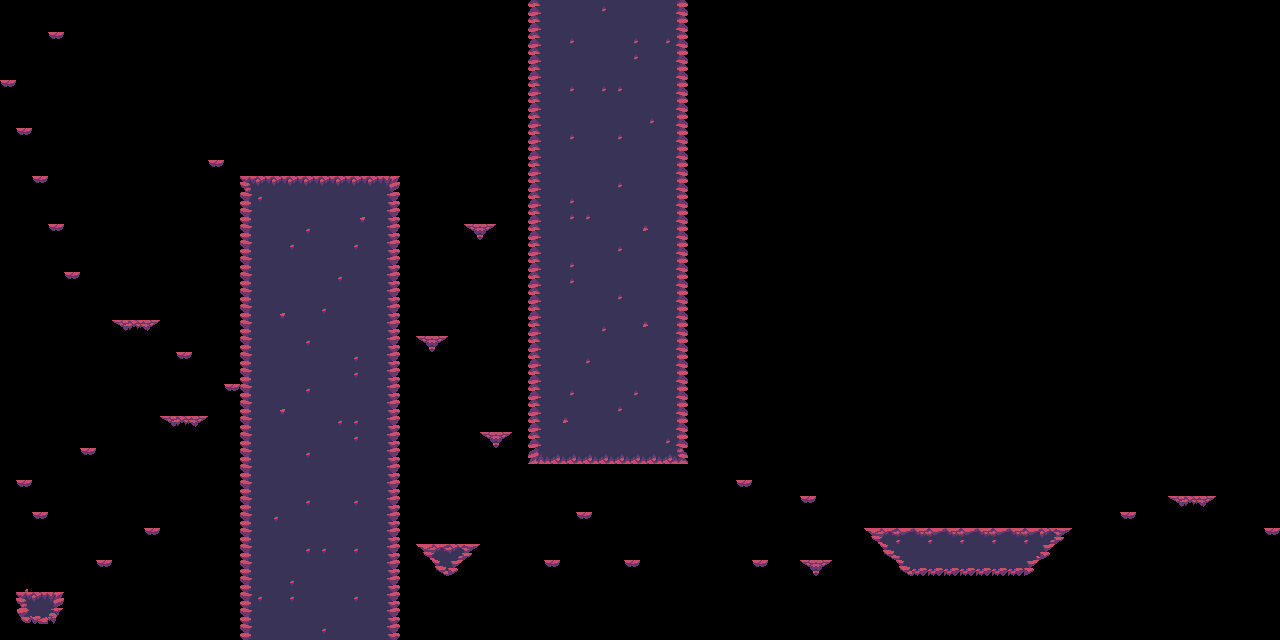

The image is a tile-based game level rendered from a .tmx file. Its description and source (layers, tilesets, objects; grid data summarised) follow:
An orthogonal 80x40 tile map with 16x16 px tiles, 1 tile layer (background) and 37 objects (dragonPlatform, startBossfight, fallingPlatform).

<map version="1.10" tiledversion="1.10.2" orientation="orthogonal" renderorder="right-down" width="80" height="40" tilewidth="16" tileheight="16" infinite="0" nextlayerid="3" nextobjectid="55">
 <tileset firstgid="1" source="tileset_lava.tsx" />
 <layer id="1" name="background" width="80" height="40">
  <data>[3200 cells, 676 non-empty, 42 distinct tile ids]</data>
 </layer>
 <objectgroup id="2" name="objects">
  <object id="2" x="16" y="592">
   <polygon points="0,0 0,32 48,32 48,0" />
  </object>
  <object id="3" x="96" y="560">
   <polygon points="0,0 0,16 16,16 16,0" />
  </object>
  <object id="4" x="144" y="528">
   <polygon points="0,0 0,16 16,16 16,0" />
  </object>
  <object id="5" x="32" y="512">
   <polygon points="0,0 0,16 16,16 16,0" />
  </object>
  <object id="6" x="16" y="480">
   <polygon points="0,0 0,16 16,16 16,0" />
  </object>
  <object id="7" x="80" y="448">
   <polygon points="0,0 0,16 16,16 16,0" />
  </object>
  <object id="8" x="240" y="176">
   <polygon points="0,0 0,464 160,464 160,0" />
  </object>
  <object id="9" x="464" y="224">
   <polygon points="0,0 0,16 32,16 32,0" />
  </object>
  <object id="10" x="416" y="336">
   <polygon points="0,0 0,16 32,16 32,0" />
  </object>
  <object id="11" x="480" y="432">
   <polygon points="0,0 0,16 32,16 32,0" />
  </object>
  <object id="13" x="624" y="560">
   <polygon points="0,0 0,16 16,16 16,0" />
  </object>
  <object id="14" x="800" y="494.667">
   <polygon points="0,0 0,16 16,16 16,0" />
  </object>
  <object id="17" x="864" y="526.667">
   <polygon points="0,0 48,48 160,48 208,0" />
  </object>
  <object id="18" x="1120" y="510.667">
   <polygon points="0,0 0,16 16,16 16,0" />
  </object>
  <object id="19" x="1168" y="494.667">
   <polygon points="0,0 0,16 48,16 48,0" />
  </object>
  <object id="25" x="160" y="416">
   <polygon points="0,0 0,16 48,16 48,0" />
  </object>
  <object id="26" x="112" y="320">
   <polygon points="0,0 0,16 48,16 48,0" />
  </object>
  <object id="28" x="176" y="352">
   <polygon points="0,0 0,16 16,16 16,0" />
  </object>
  <object id="29" x="224" y="384">
   <polygon points="0,0 0,16 16,16 16,0" />
  </object>
  <object id="31" x="64" y="272">
   <polygon points="0,0 0,16 16,16 16,0" />
  </object>
  <object id="36" x="48" y="224">
   <polygon points="0,0 0,16 16,16 16,0" />
  </object>
  <object id="37" x="32" y="176">
   <polygon points="0,0 0,16 16,16 16,0" />
  </object>
  <object id="38" x="16" y="128">
   <polygon points="0,0 0,16 16,16 16,0" />
  </object>
  <object id="39" x="0" y="80">
   <polygon points="0,0 0,16 16,16 16,0" />
  </object>
  <object id="40" x="48" y="32">
   <polygon points="0,0 0,16 16,16 16,0" />
  </object>
  <object id="41" x="208" y="160">
   <polygon points="0,0 0,16 16,16 16,0" />
  </object>
  <object id="43" x="1264" y="526.667">
   <polygon points="0,0 0,16 16,16 16,0" />
  </object>
  <object id="44" name="dragonPlatform" x="795.333" y="330" width="346.667" height="5.33333" />
  <object id="46" name="startBossfight" x="966" y="256" width="4.66667" height="270.667" />
  <object id="47" x="528" y="0">
   <polygon points="0,0 0,464 160,464 160,0" />
  </object>
  <object id="48" x="736" y="480">
   <polygon points="0,0 0,16 16,16 16,0" />
  </object>
  <object id="49" x="752" y="560">
   <polygon points="0,0 0,16 16,16 16,0" />
  </object>
  <object id="50" x="576" y="512">
   <polygon points="0,0 0,16 16,16 16,0" />
  </object>
  <object id="51" x="544" y="560">
   <polygon points="0,0 0,16 16,16 16,0" />
  </object>
  <object id="52" x="416" y="544">
   <polygon points="0,0 32,32 64,0" />
  </object>
  <object id="53" name="fallingPlatform" x="686.667" y="600" width="32" height="16" />
  <object id="54" x="800" y="560">
   <polygon points="0,0 0,16 32,16 32,0" />
  </object>
 </objectgroup>
</map>
